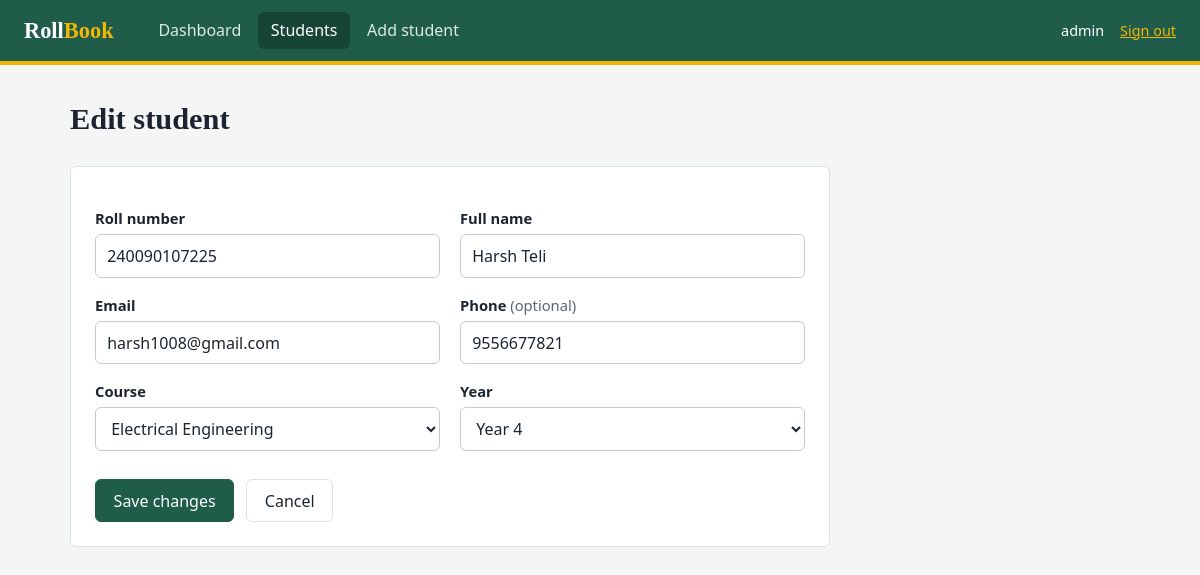
The page /students/4/edit (signed in) on the database its author committed.
### tables this page shows
CREATE TABLE students (
            id         INTEGER PRIMARY KEY AUTOINCREMENT,
            roll_no    TEXT NOT NULL UNIQUE,
            name       TEXT NOT NULL,
            email      TEXT NOT NULL,
            phone      TEXT,
            course     TEXT NOT NULL,
            year       INTEGER NOT NULL,
            created_at TEXT DEFAULT CURRENT_TIMESTAMP
        );

### app.py (the view, shortened to what this page needs)
@app.route("/students/<int:student_id>/edit", methods=["GET", "POST"])
@login_required
def edit_student(student_id):
    db = get_db()
    student = db.execute("SELECT * FROM students WHERE id = ?",
                         (student_id,)).fetchone()
    if student is None:
        flash("That student no longer exists.", "error")
        return redirect(url_for("students"))
    return render_template("student_form.html", student=student, courses=COURSES,
                           years=YEARS, editing=True, student_id=student_id)

### app.py (called while the page is built)
def get_db():
    if "db" not in g:
        g.db = sqlite3.connect(DATABASE)
        g.db.row_factory = sqlite3.Row
    return g.db

def login_required(view):
    @wraps(view)
    def wrapped(*args, **kwargs):
        if "user_id" not in session:
            flash("Please sign in to continue.", "error")
            return redirect(url_for("login"))
        return view(*args, **kwargs)
    return wrapped

### templates/student_form.html (shortened to what this page needs)
{% extends "base.html" %}
{% block content %}
<div class="head">
  <h1>{{ 'Edit student' if editing else 'Add student' }}</h1>
</div>
<form class="form" method="post">
  <div class="grid">
    <div>
      <label for="roll_no">Roll number</label>
      <input id="roll_no" name="roll_no" value="{{ student.roll_no }}" placeholder="e.g. CE2024001" required>
    </div>
    <div>
      <label for="name">Full name</label>
      <input id="name" name="name" value="{{ student.name }}" required>
    </div>
    <div>
      <label for="email">Email</label>
      <input id="email" name="email" type="email" value="{{ student.email }}" required>
    </div>
    <div>
      <label for="phone">Phone <span class="muted">(optional)</span></label>
      <input id="phone" name="phone" value="{{ student.phone or '' }}" placeholder="10 digit number">
    </div>
    <div>
      <label for="course">Course</label>
      <select id="course" name="course" required>
        {% for c in courses %}
          <option value="{{ c }}" {{ 'selected' if c == student.course }}>{{ c }}</option>
        {% endfor %}
      </select>
    </div>
    <div>
      <label for="year">Year</label>
      <select id="year" name="year" required>
        {% for y in years %}
          <option value="{{ y }}" {{ 'selected' if student.year|string == y|string }}>Year {{ y }}</option>
        {% endfor %}
      </select>
    </div>
  </div>
  <div class="form-actions">
    <button class="btn primary" type="submit">{{ 'Save changes' if editing else 'Add student' }}</button>
    <a class="btn ghost" href="{{ url_for('students') }}">Cancel</a>
  </div>
</form>
{% endblock %}

### static/style.css (style rules this page uses)
:root { --ink: #1b2430; --ink-soft: #5b6672; --paper: #f4f6f5; --card: #ffffff; --line: #dde2e0; --green: #1f5c4a; --green-dark: #164538; --chalk: #f2b705; --red: #b3372f; --radius: 6px; }
* { box-sizing: border-box; }
html, body { margin: 0; }
body { background: var(--paper); color: var(--ink); font: 16px/1.5 "Segoe UI", system-ui, -apple-system, Roboto, sans-serif; }
h1, h2, .brand { font-family: Georgia, "Times New Roman", serif; }
h1 { font-size: 1.9rem; margin: 0; }
a { color: var(--green); }
.muted { color: var(--ink-soft); font-weight: normal; }
.head { display: flex; justify-content: space-between; align-items: center; margin-bottom: 1.5rem; gap: 1rem; }
.btn { display: inline-block; font: inherit; cursor: pointer; text-decoration: none; padding: .55rem 1.1rem; border-radius: var(--radius); border: 1px solid var(--line); background: var(--card); color: var(--ink); }
.btn.primary { background: var(--green); border-color: var(--green); color: #fff; }
.btn.ghost { background: transparent; }
label { display: block; font-weight: 600; margin: 1rem 0 .3rem; font-size: .92rem; }
input, select { width: 100%; font: inherit; padding: .55rem .7rem; border: 1px solid #c4ccc9; border-radius: var(--radius); background: #fff; color: var(--ink); }
.form { background: var(--card); border: 1px solid var(--line); border-radius: var(--radius); padding: 1.5rem; max-width: 760px; }
.grid { display: grid; grid-template-columns: 1fr 1fr; gap: 0 1.25rem; }
.form-actions { display: flex; gap: .75rem; margin-top: 1.75rem; }

### rows shown on the page
students: roll_no "240090107225", name "Harsh Teli", email "harsh1008@gmail.com", phone "9556677821"

### other values the page prints
{{ session['username'] }} "admin"
{{ 'Edit student' if editing else 'Add student' }} "Edit student"
{{ 'Save changes' if editing else 'Add student' }} "Save changes"
form field course "Electrical Engineering"
